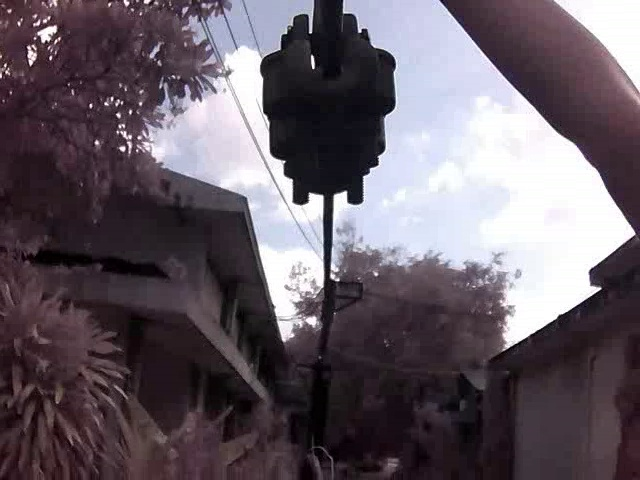
#> input picture Real_data/2_clamp_1177.jpg, 640 x 480 px
$ python Contour_1.py
#> lines starting #> are read from the running program, lines starting #| are printed output that depends on the picture
### function.py
import numpy as np


def find_crop_coordinate(bounding_box_file, object_width, focal_length, image_width, image_height):
    bounding_data = np.loadtxt(bounding_box_file)
    x_center = bounding_data[1]*image_width
    y_center = bounding_data[2]*image_height
    width_pixel = bounding_data[3]*image_width
    height_pixel = bounding_data[4] * image_height
    #distance = int((10*(focal_length*object_width)/width_pixel)+0.5)
    start_point = [int(x_center-width_pixel/2), int(y_center-height_pixel/2)]
    end_point = [int(x_center+width_pixel/2), int(y_center+height_pixel/2)]
    return [start_point, end_point]


def calculate_distance(object_width, focal_length, width_pixel):
    distance = int((10 * (focal_length * object_width) / width_pixel) + 0.5)
    return distance

### Contour_1.py
import imutils
import cv2
import os
import numpy as np
from function import find_crop_coordinate
from function import calculate_distance


class Canny:
    def __init__(self):
        self.var_1 = 0
        self.var_2 = 0


class object:
    def __init__(self):
        self.width = 7


class camera:
    def __init__(self):
        self.focal_length = 764


def nothing(x):
    pass


extended_ratio = 0.1

kernel = np.ones((5, 5), np.uint8)

image_name = '2_clamp_1177'
my_path = os.path.abspath(os.path.dirname(__file__))
image_file = os.path.join(my_path, "Real_data", "") + image_name + '.jpg'
bounding_box_file = os.path.join(my_path, "Real_data", "") + image_name + '.txt'
img = cv2.imread(image_file, 0)
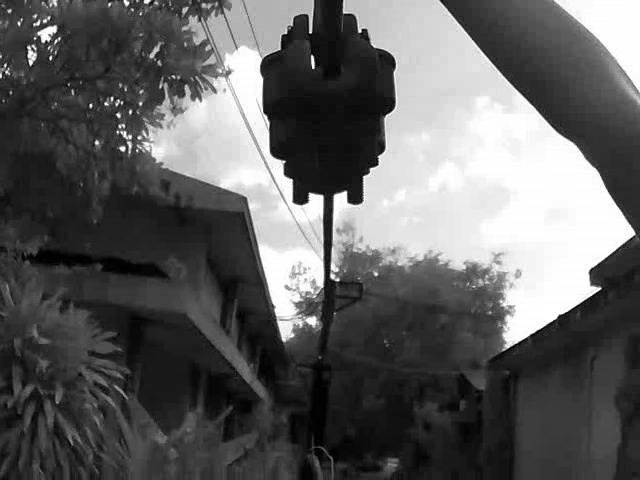
#> img: shape (480, 640); min 0, max 255, mean 95.7

[start_point, end_point] = find_crop_coordinate(bounding_box_file, 7, 764, 640, 480)
#> (the run stopped early here; a loop or call above may not have finished)

$ run again, with Real_data/2_clamp_116.jpg copied over Real_data/2_clamp_1177.jpg
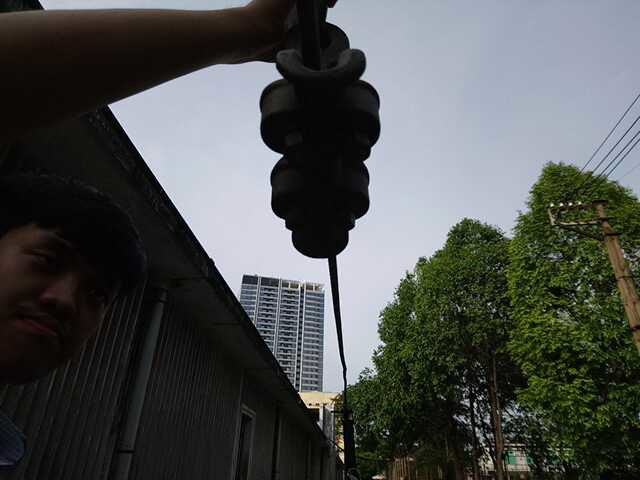
#> input picture Real_data/2_clamp_116.jpg, 640 x 480 px
#> `img = cv2.imread(image_file, 0)`:
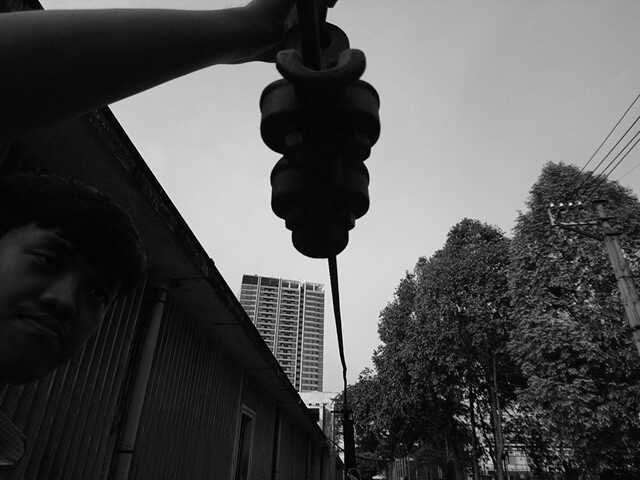
#> img: shape (480, 640); min 0, max 255, mean 79.5
